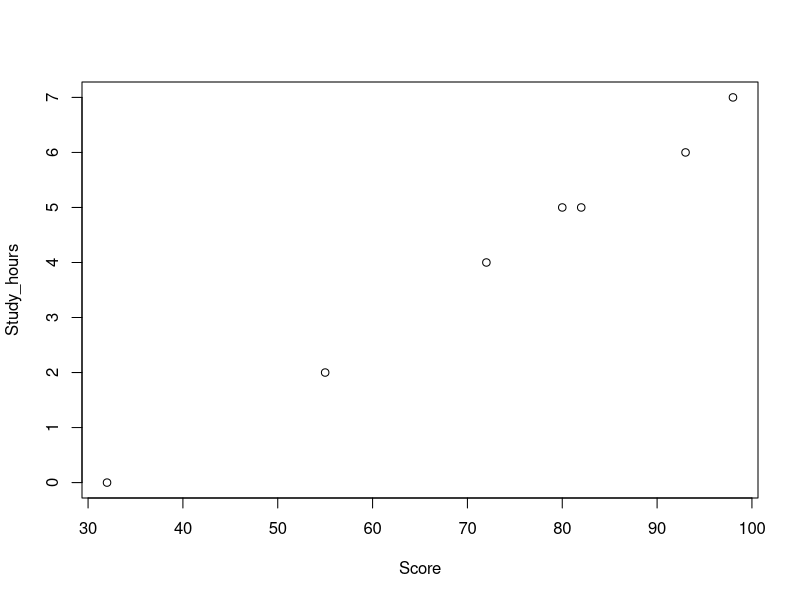
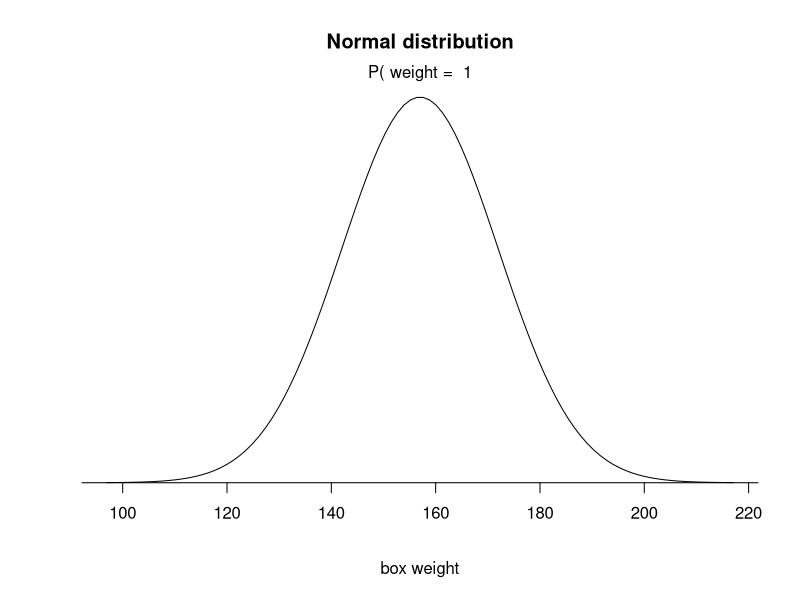
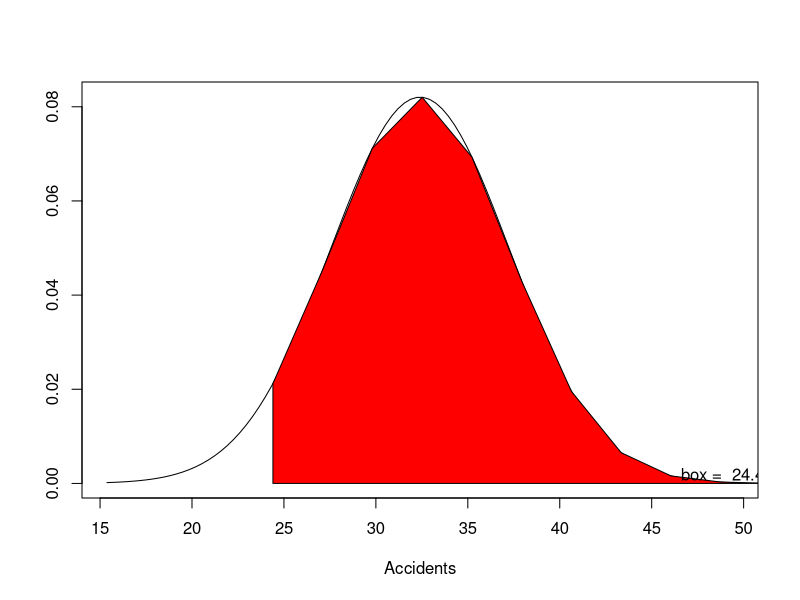
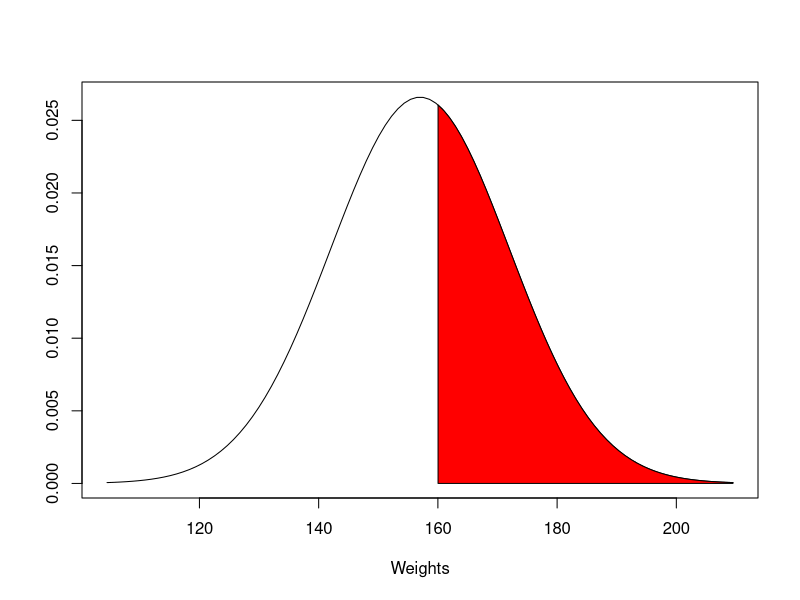

Source code (R) for these figures, in order:
Study_hours<-c(0,2,4,5,5,6,7)
Score<-c(32,55,72,80,82,93,98)
study<-data.frame(Score,Study_hours)
plot(Score,Study_hours)
p<-lm(Score~Study_hours, data=study)
summary(p)

meani=157
sdi=15
lb=8000
x<-seq(-4,4,length = 100)*sdi + meani
hx<-dnorm(x,meani,sdi)
plot(x,hx, type = "n", xlab = "box weight",ylab="", main = "Normal distribution", axes = F)
i<- x>lb
lines(x,hx)
polygon(c(lb,x[i]),c(0,hx[i]), col = "red")
area<-pnorm(lb,meani,sdi)
result<-paste("P( weight = ", signif(area, digits = 3))
mtext(result, 3)
axis(1, at=seq(40, 460, 20), pos = 0)


mu<-32.4
sig<-4.863
xi<-160
x<-seq(mu-3.5*sig,mu+3.5*sig,length.out = 100)
p_x<-dnorm(x,mean=mu,sd=sig)
plot(x,p_x,type="l", xlab = "Accidents", ylab ="")
box<-qnorm(0.05, mean = mu, sd=sig)
x<-seq(box,157, length.out = 50)
xx<-c(box,x,157)
px<-c(0,dnorm(x,mean=mu, sd=sig),0)
polygon(xx, px, col = "red")
text(x=box+25, y=0.002, labels=paste("box = ", round (box,1), "%"))

mu<-157
sig<-15
xi<-160
x<-seq(mu-3.5*sig,mu+3.5*sig,length.out = 100)
p_x<-dnorm(x,mean=mu,sd=sig)
plot(x,p_x,type="l", xlab = "Weights", ylab ="")
box<-qnorm(0.58, mean = mu, sd=sig)
x<-seq(box,mu+3.5*sig, length.out = 50)
xx<-c(box,x,mu+3.5*sig)
px<-c(0,dnorm(x,mean=mu, sd=sig),0)
polygon(xx, px, col = "red")